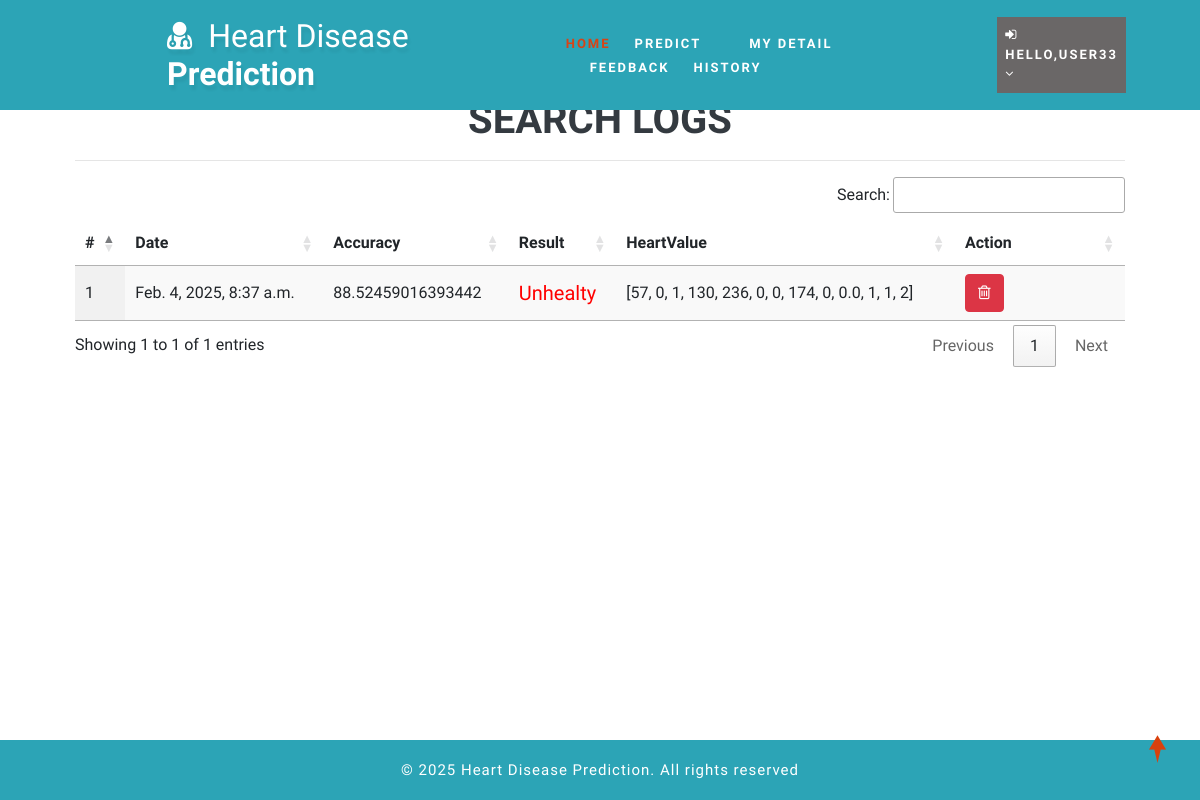
Before: /view_search_pat (signed in) with the older database file.
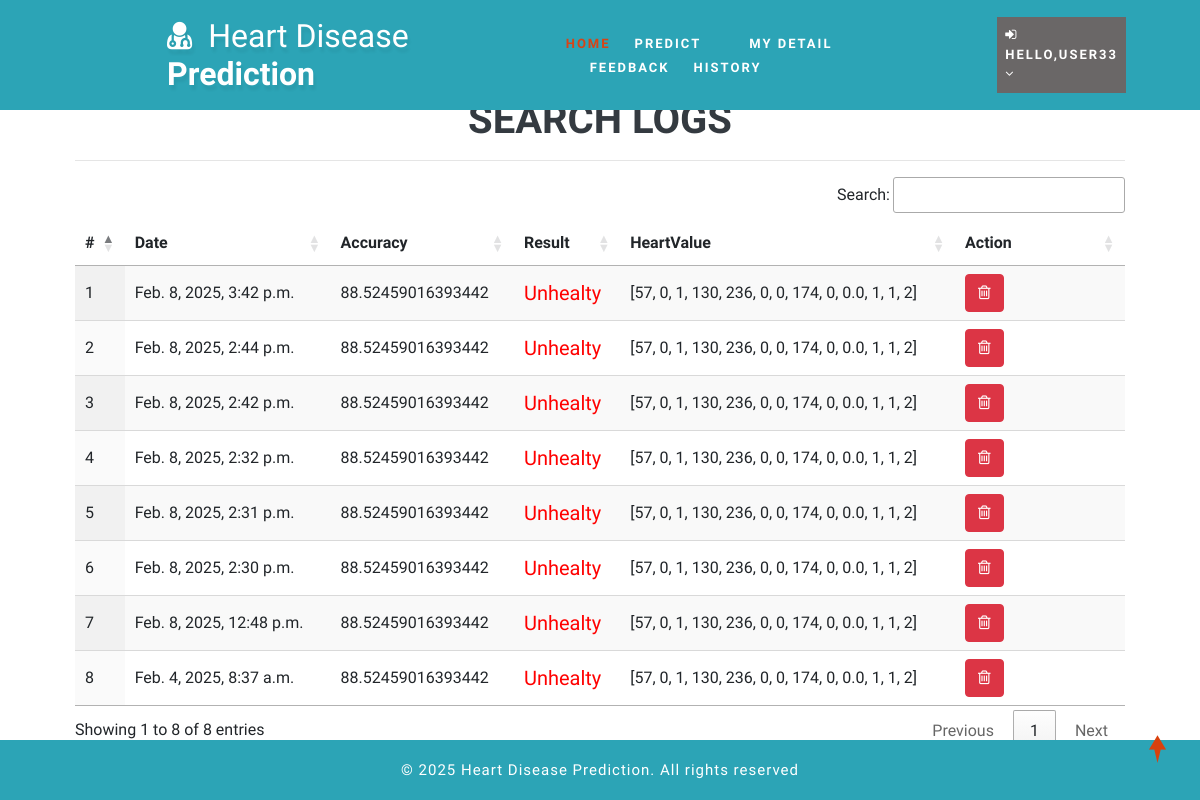
After: the same page with the newer database file.
### health/models.py (models this page shows, shortened)
class Search_Data(models.Model):
    patient = models.ForeignKey(Patient, on_delete=models.CASCADE, null=True)
    prediction_accuracy = models.CharField(max_length=100,null=True,blank=True)
    result = models.CharField(max_length=100,null=True,blank=True)
    values_list = models.CharField(max_length=100,null=True,blank=True)
    created = models.DateTimeField(auto_now=True,null=True)
    image_path = models.FileField(null=True)

### health/views.py (the view)
# urls.py: path('view_search_pat', view_search_pat,name="view_search_pat"),
@login_required(login_url="login")
def view_search_pat(request):
    doc = None
    try:
        doc = Doctor.objects.get(user=request.user)
        data = Search_Data.objects.filter(patient__address__icontains=doc.address).order_by('-id')
    except:
        try:
            doc = Patient.objects.get(user=request.user)
            data = Search_Data.objects.filter(patient=doc).order_by('-id')
        except:
            data = Search_Data.objects.all().order_by('-id')
    return render(request,'view_search_pat.html',{'data':data})

### health/templates/view_search_pat.html
{% extends 'index.html' %}
{% load static %}
{% block body %}
<div class="container-fluid" style="width:90%;margin-top:8%">
                    <div class="container-fluid">
                        <h1 align="center" class="w3ls-title text-uppercase text-dark font-weight-bold">Search Logs</h1>
                         </div><hr>
                                <table id="example" class="display" style="width:100%">
                                  <thead>
                                    <tr>
                                      <th>#</th>
                                      {% if request.user.patient_set.all.0 %}
                                      <th>Date</th>
                                      {% else %}
                                      <th>Patient Name</th>
                                      {% endif %}
                                      <th>Accuracy</th>
                                      <th>Result</th>
                                      <th>HeartValue</th>
                                      <th>Action</th>
                                  </tr>
                              </thead>
                              <tbody>
                              {% for i in data %}
                                <tr>
                                  <td>{{forloop.counter}}</td>
                                  {% if request.user.patient_set.all.0 %}
                                    <td>{{i.created}}</td>
                                  {% else %}
                                  <td>{{i.patient.user.first_name}} {{i.patient.user.last_name}}</td>
                                  {% endif %}
                                    <td>{{i.prediction_accuracy}}</td>
                                    <td>{% if i.result == "0" %}
                                      <h5 style="color:green">Healty</h5>
                                      {% else %}
                                      <h5 style="color:red">Unhealty</h5>
                                  {% endif %}
                                  </td>
                                  <td>{{i.values_list}}</td>
                                  <td style="width:150px">
                                      <a href="/delete_searched/{{i.id}}" ><button class="btn btn-danger" onclick="return confirm('Are you sure?')"><i class="fa fa-trash-o"></i></button></a></td>
                              </tr>
                              {% endfor %}
                          </tbody>
                      </table>
                  </div>
{% endblock %}

### health/templates/index.html (shortened to what this page needs)
<!DOCTYPE html>
{% load static %}
<html lang="zxx">
<head>
	<link rel="stylesheet" href="{% static 'css/bootstrap.css' %}">
	<link href="{% static 'css/css_slider.css' %}" type="text/css" rel="stylesheet" media="all">
	<link rel="stylesheet" href="{% static 'css/style.css' %}" type="text/css" media="all" />
	<link href="{% static 'css/font-awesome.min.css' %}" rel="stylesheet">
	<link rel='stylesheet' type='text/css' href="https://cdn.datatables.net/1.10.21/css/jquery.dataTables.min.css">
	<link rel='stylesheet' type='text/css' href="https://cdn.datatables.net/buttons/1.6.2/css/buttons.dataTables.min.css">
</head>
<body>
	<div id="home" style="margin-bottom:2%">
		<div class="main-top position-fixed" style="background:rgb(44, 164, 182); top: 0;">
			<div class="container-fluid">
				<div class="header d-md-flex justify-content-between align-items-center py-3">
					<div id="logo" style="margin-left:13%">
						<h1>
							<a href="index.html">
								<span class="fa fa-user-md mr-2"></span>
								<span class="logo-sp">Heart Disease</span> Prediction
							</a>
						</h1>
					</div>
					{% if request.user.is_staff %}
					<div class="nav_w3ls" style="margin-right:4%">
						<nav>
							<label for="drop1" class="toggle">Menu</label>
							<input type="checkbox" id="drop1" />
							<ul class="menu" style="padding:15px;width:100%">
								<li class="mx-lg-4 mx-md-3 my-md-0 my-2"><a href="{% url 'admin_home' %}" >Home</a></li>
								<li>
									<label for="drop-2" class="toggle toogle-2">
										<span class="fa fa-angle-down" aria-hidden="true"></span>
									</label>
									<a href="#"> Doctor <span class="fa fa-angle-down" aria-hidden="true"></span></a>
									<ul style="margin-top:2%;width:40%;margin-right:0%">
										<li style="width:100%;"><a href="/add_doctor" class="drop-text">Add Doctor</a></li>
										<li style="width:100%;"><a href="/view_doctor" class="drop-text">View Doctor</a></li>
									</ul>
								</li>
								<li class="mx-lg-4 mx-md-3 my-md-0 my-2"><a href="/view_patient">Patient</a></li>
								<li class="mx-lg-4 mx-md-3 my-md-0 my-2">
									<a href="/view_search_pat">Searched Data</a></li>
								<li><a href="/view_feedback">Feedback</a></li>
							</ul>
						</nav>
					</div>
					<div class="nav_w3ls" style="margin-right:3%">
						<nav>
							<label for="drop2" class="toggle">Menu</label>
							<input type="checkbox" id="drop2" />
							<ul class="menu">
								<li class="mx-lg-4 mx-md-3 my-md-0 my-2" style="background:red;padding:8px">
									<label for="drop-2" class="toggle toogle-2">
										<span class="fa fa-angle-down" aria-hidden="true"></span>
									</label>
									<a href="#"><i class="fa fa-user"></i> {{request.user.username}} <span class="fa fa-angle-down" aria-hidden="true"></span></a>
									<ul style="margin-top:10%;width:80%;margin-right:5%">
										<li style="width:100%;"><a href="{% url 'change_password' %}" class="drop-text">Password</a></li>
										<li style="width:100%;"><a href="{% url 'logout' %}" class="drop-text">Logout</a></li>
									</ul>
								</li>
							</ul>
						</nav>
					</div>
					{% elif request.user.patient_set.all.0 %}
					<div class="nav_w3ls" style="margin-left:5%;font-weight:bold">
						<nav>
							<ul class="menu" style="padding:15px;width:100%">
								<li><a href="{% url 'patient_home' %}" class="active">Home</a></li>
								<li class="mx-lg-4 mx-md-3 my-md-0 my-2"><a href="/add_heartdetail">Predict</a></li>
								<li class="mx-lg-4 mx-md-3 my-md-0 my-2"><a href="/profile_doctor">My Detail</a></li>
								<li class="mx-lg-4 mx-md-3 my-md-0 my-2"><a href="/sent_feedback">Feedback</a></li>
								<li><a href="/view_search_pat">History</a></li>
							</ul>
						</nav>
					</div>
					<div class="nav_w3ls" style="margin-right:3%">
						<nav>
							<ul class="menu">
								<li class="mx-lg-4 mx-md-3 my-md-0 my-2" style="background:#6a6767;padding:8px">
									<a href="#"><i class="fa fa-sign-in"></i> Hello,{{request.user.username}} <span class="fa fa-angle-down" aria-hidden="true"></span></a>
								</li>
							</ul>
						</nav>
					</div>
					{% endif %}
				</div>
			</div>
		</div>
		{% block body %}
		{% endblock %}
	</div>
	<div class="copy-w3pvt position-fixed" style="background:rgb(44, 164, 182);color:white;left: 0; right: 0;margin-bottom: 0;bottom: 0;">
		<div class="container py-3">
				<div class="w3ls_footer_grid1_left text-center">
					<p style="color:white">&copy; 2025 Heart Disease Prediction. All rights reserved</p>
				</div>
		</div>
	</div>
	<a href="#home" class="move-top text-center" style="color:white"></a>
</body>
</html>

### health/static/css/style.css (style rules this page uses)
body { padding: 0; margin: 0; background: #FFF; font-family: 'Quicksand', sans-serif; }
body a, body button { transition: 0.5s all; -webkit-transition: 0.5s all; -moz-transition: 0.5s all; -o-transition: 0.5s all; -ms-transition: 0.5s all; text-decoration: none; }
html { scroll-behavior: smooth; }
h1, h2, h3, h4, h5, h6 { margin: 0; padding: 0; font-family: 'Mukta', sans-serif; }
p { margin: 0; padding: 0; font-size: 15px; letter-spacing: 1px; line-height: 1.9; color: #999; font-family: 'Quicksand', sans-serif; }
ul, ol { margin: 0; padding: 0; }
a.move-top { width: 34px; height: 34px; background: url(../images/move-top.png) no-repeat; display: inline-block; position: fixed; bottom: 4%; right: 2%; z-index: 0; }
#home { position: relative; }
.main-top { position: absolute; z-index: 999; width: 100%; background: rgba(0, 0, 0, 0.4); }
nav { margin: 0; padding: 0; }
#logo a { float: left; display: initial; font-weight: 700; font-size: 32px; color: #fff; text-shadow: 2px 5px 3px rgba(0, 0, 0, 0.06); padding: 0; }
span.logo-sp { font-weight: 100; }
nav:after { content: ""; display: table; clear: both; }
nav ul { float: right; padding: 0; margin: 0; list-style: none; position: relative; }
nav ul li { margin: 0px; display: inline-block; float: left; }
nav a { padding: 0; color: #fff; font-size: 13px; letter-spacing: 2px; font-weight: 700; text-transform: uppercase; display: inline-block; transition: 0.5s all; -webkit-transition: 0.5s all; -moz-transition: 0.5s all; -o-transition: 0.5s all; -ms-transition: 0.5s all; }
.menu li a.active, .menu li a:hover { color: #2196f3; transition: 0.5s all; -webkit-transition: 0.5s all; -moz-transition: 0.5s all; -o-transition: 0.5s all; -ms-transition: 0.5s all; color: #d84315; }
li>a:only-child:after { content: ''; }
.w3ls_footer_grid1_left p { color: #484848; font-weight: 500; }

Changed rows visible on the page:
added Search_Data: created "Feb. 8, 2025, 3:42 p.m.", prediction_accuracy "88.52459016393442", result "Unhealty", values_list "[57, 0, 1, 130, 236, 0, 0, 174, 0, 0.0, 1, 1, 2]"
added Search_Data: created "Feb. 8, 2025, 2:44 p.m.", prediction_accuracy "88.52459016393442", result "Unhealty", values_list "[57, 0, 1, 130, 236, 0, 0, 174, 0, 0.0, 1, 1, 2]"
added Search_Data: created "Feb. 8, 2025, 2:42 p.m.", prediction_accuracy "88.52459016393442", result "Unhealty", values_list "[57, 0, 1, 130, 236, 0, 0, 174, 0, 0.0, 1, 1, 2]"
added Search_Data: created "Feb. 8, 2025, 2:32 p.m.", prediction_accuracy "88.52459016393442", result "Unhealty", values_list "[57, 0, 1, 130, 236, 0, 0, 174, 0, 0.0, 1, 1, 2]"
added Search_Data: created "Feb. 8, 2025, 2:31 p.m.", prediction_accuracy "88.52459016393442", result "Unhealty", values_list "[57, 0, 1, 130, 236, 0, 0, 174, 0, 0.0, 1, 1, 2]"
added Search_Data: created "Feb. 8, 2025, 2:30 p.m.", prediction_accuracy "88.52459016393442", result "Unhealty", values_list "[57, 0, 1, 130, 236, 0, 0, 174, 0, 0.0, 1, 1, 2]"
added Search_Data: created "Feb. 8, 2025, 12:48 p.m.", prediction_accuracy "88.52459016393442", result "Unhealty", values_list "[57, 0, 1, 130, 236, 0, 0, 174, 0, 0.0, 1, 1, 2]"
Other visible differences:
text written by a page script: "Search: Showing 1 to 1 of 1 entries Previous 1 Next" → "Search: Showing 1 to 8 of 8 entries Previous 1 Next"
